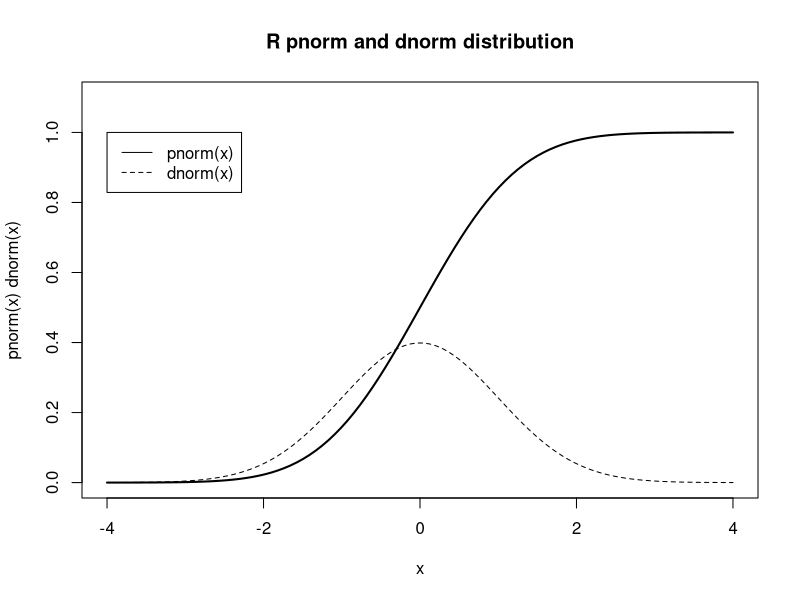

Recreate this plot in R.
#!/usr/bin/env Rscript

# Output to PDF file r_normalplot.pdf
pdf("../img/r_normalplot.pdf")

x <- seq(-4, 4, length=100)
px <- pnorm(x)
dx <- dnorm(x)

plot(x, dx, type="l", lty=2, xlab="x",
  ylab="pnorm(x) dnorm(x)", main="R pnorm and dnorm distribution",
  xlim=c(-4, 4), ylim=c(0, 1.1))

lines(x, px, lwd=2)
legend(-4,1, c("pnorm(x)","dnorm(x)"), lty=c(1,2))

dev.off()
q()

